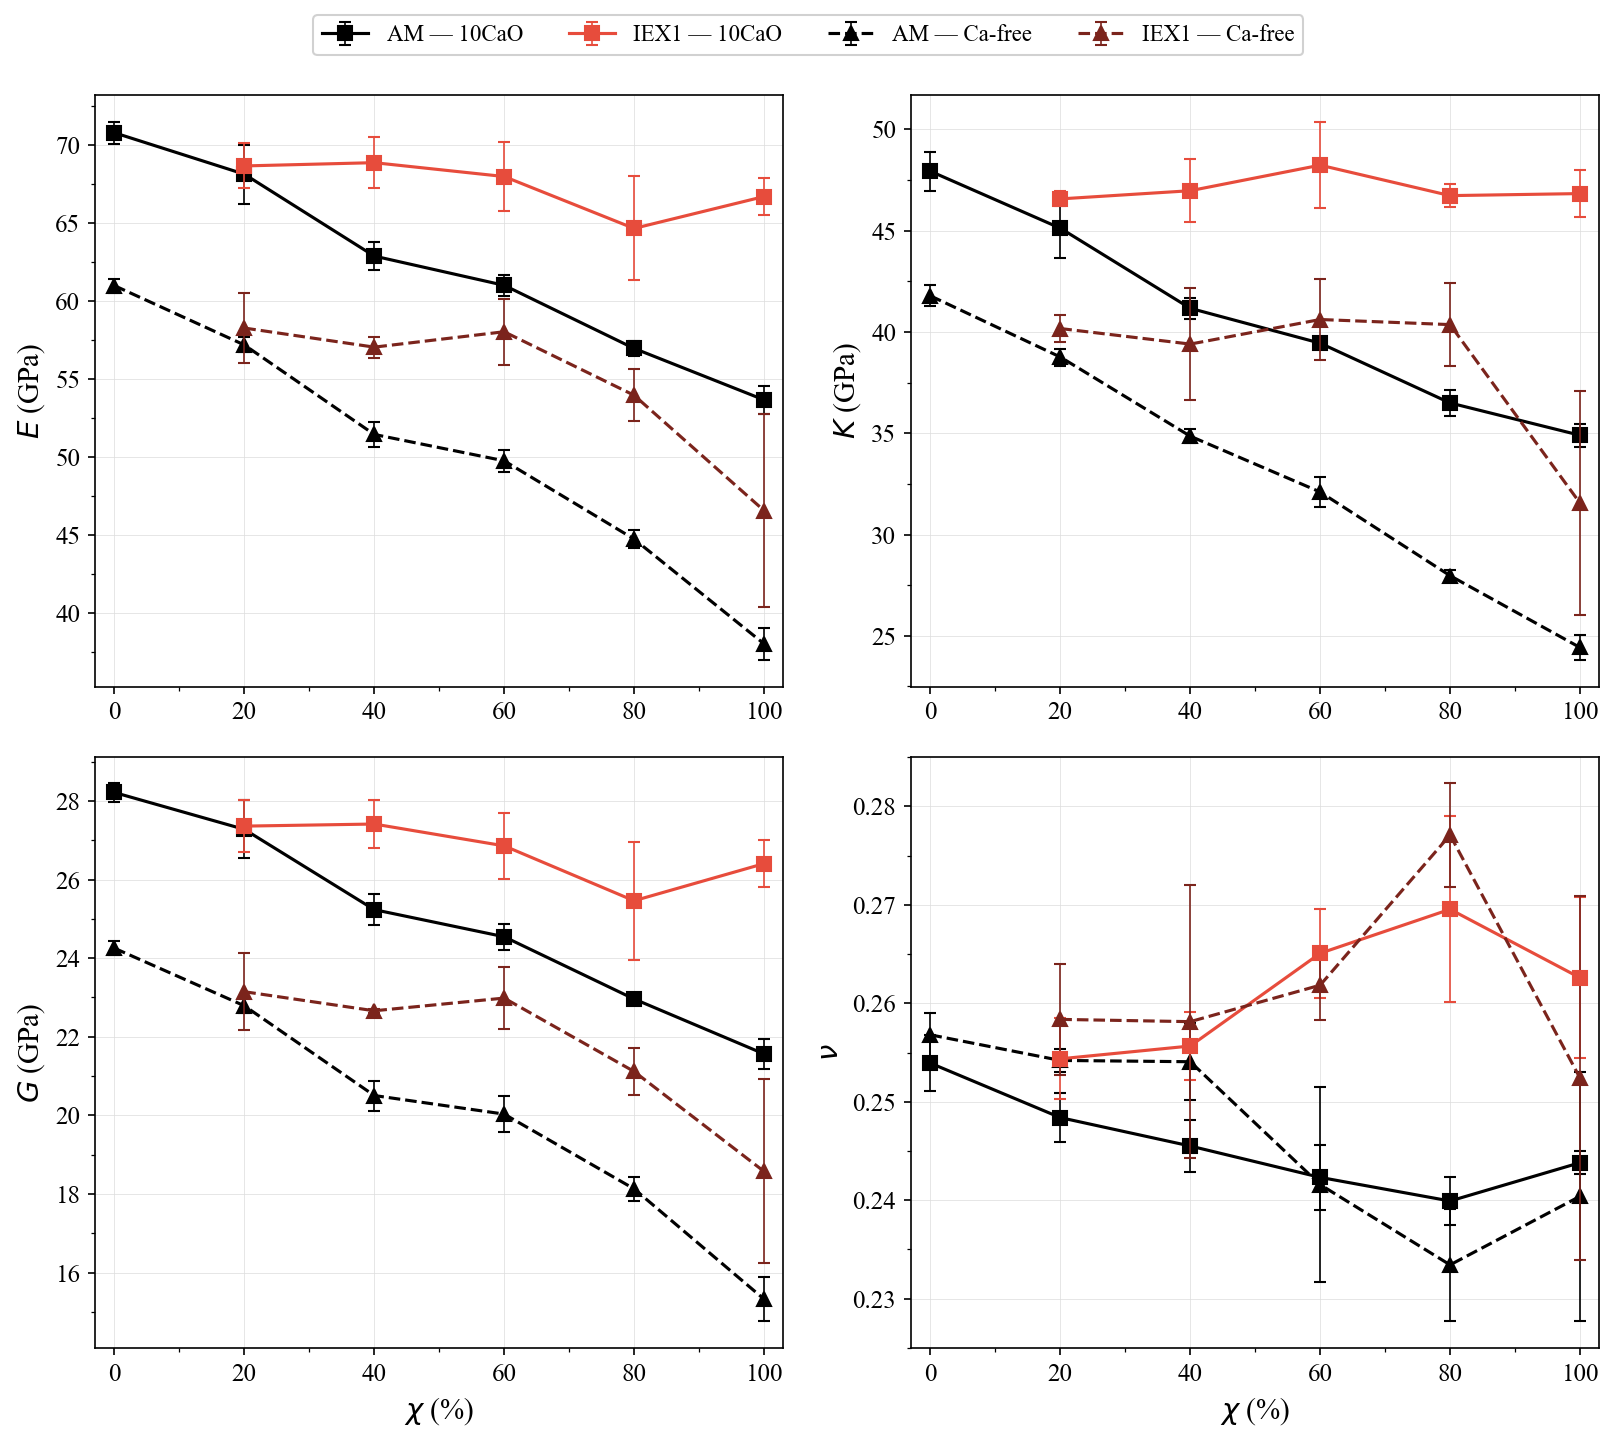

Generate this figure with Python:
"""
fig_elastic_T0_723K_comparison.py
Propiedades elásticas (E, K, G, nu) vs concentración relativa K2O/(Na2O+K2O)
Comparación CaO vs Ca-free — As-melted y IEX1, 723 K, PMMCS rc=8 Å

Cij file columns: C11..C56 KV GV K G E nu
Índices (0-based): 23=K, 24=G, 25=E, 26=nu
"""

import numpy as np
import matplotlib.pyplot as plt
import matplotlib.ticker as ticker
from pathlib import Path

HERE    = Path(__file__).parent
BASE    = HERE.parent

CAO_AM_RES   = BASE / "75SiO2_15-xNa2O_xK2O_10CaO" / "STAGE2_ELASTIC_T0"   / "results"
CAO_IEX1_RES = BASE / "75SiO2_15-xNa2O_xK2O_10CaO" / "STAGE5_ELASTIC_T0_PROTO1" / "results"
NOCA_AM_RES   = BASE / "75SiO2_25-xNa2O_xK2O" / "STAGE2_ELASTIC_T0"   / "results"
NOCA_IEX1_RES = BASE / "75SiO2_25-xNa2O_xK2O" / "STAGE5_ELASTIC_T0_PROTO1" / "results"

X_CAO_AM   = np.array([0, 3, 6, 9, 12, 15])
X_CAO_IEX1 = np.array([3, 6, 9, 12, 15])
X_NOCA_AM   = np.array([0, 5, 10, 15, 20, 25])
X_NOCA_IEX1 = np.array([5, 10, 15, 20, 25])

XREL_CAO_AM   = X_CAO_AM   / 15.0
XREL_CAO_IEX1 = X_CAO_IEX1 / 15.0
XREL_NOCA_AM   = X_NOCA_AM   / 25.0
XREL_NOCA_IEX1 = X_NOCA_IEX1 / 25.0

# Column indices in Cij file (0-based, after header)
I_K, I_G, I_E, I_NU = 23, 24, 25, 26


def read_cij(path):
    data = np.loadtxt(path, skiprows=1)
    return data  # shape (27,)


def load_am(x_vals, res_dir, tmpl):
    """Returns (n_x, 4) array: K, G, E, nu — mean; and (n_x, 4) std."""
    means, stds = [], []
    for x in x_vals:
        reps = []
        for r in (1, 2, 3):
            p = res_dir / tmpl.format(x=x, r=r)
            d = read_cij(p)
            reps.append([d[I_K], d[I_G], d[I_E], d[I_NU]])
        reps = np.array(reps)
        means.append(reps.mean(axis=0))
        stds.append(reps.std(axis=0, ddof=1))
    return np.array(means), np.array(stds)


def load_iex1(x_vals, res_dir, tmpl):
    means, stds = [], []
    for x in x_vals:
        reps = []
        for r in (1, 2, 3):
            p = res_dir / tmpl.format(x=x, r=r)
            d = read_cij(p)
            reps.append([d[I_K], d[I_G], d[I_E], d[I_NU]])
        reps = np.array(reps)
        means.append(reps.mean(axis=0))
        stds.append(reps.std(axis=0, ddof=1))
    return np.array(means), np.array(stds)


# ── Cargar datos ──────────────────────────────────────────────────────────────

cao_am_m,   cao_am_s   = load_am(X_CAO_AM,   CAO_AM_RES,
    "elastic_T0_Cij_PMMCS_rc8p0_x{x}_r{r}.txt")
cao_iex1_m, cao_iex1_s = load_iex1(X_CAO_IEX1, CAO_IEX1_RES,
    "elastic_T0_Cij_PMMCS_rc8p0_IEX1_xt{x}_r{r}.txt")
noca_am_m,   noca_am_s   = load_am(X_NOCA_AM,   NOCA_AM_RES,
    "elastic_T0_Cij_PMMCS_rc8p0_x{x}_r{r}.txt")
noca_iex1_m, noca_iex1_s = load_iex1(X_NOCA_IEX1, NOCA_IEX1_RES,
    "elastic_T0_Cij_PMMCS_rc8p0_IEX1_xt{x}_r{r}.txt")

# ── Figura ────────────────────────────────────────────────────────────────────

plt.rcParams.update({
    'font.family':     'Times New Roman',
    'font.size':       14,
    'axes.linewidth':  0.8,
    'xtick.direction': 'out',
    'ytick.direction': 'out',
})

C_AM        = 'black'
C_IEX1      = '#e74c3c'   # rojo claro — CaO
C_IEX1_DARK = '#7b241c'   # rojo oscuro — Ca-free
KW = dict(ms=7, lw=1.5, capsize=3, capthick=1.0, elinewidth=0.8)

props   = [2, 0, 1, 3]          # E, K, G, nu  (índices en columnas cargadas)
ylabels = [r'$E$ (GPa)', r'$K$ (GPa)', r'$G$ (GPa)', r'$\nu$']

fig, axes = plt.subplots(2, 2, figsize=(11, 10))
axes = axes.flatten()

for ax, pi, ylabel in zip(axes, props, ylabels):

    ax.errorbar(XREL_CAO_AM,   cao_am_m[:,pi],   yerr=cao_am_s[:,pi],
                color=C_AM,   marker='s', ls='-',  label='AM — 10CaO',   zorder=3, **KW)
    ax.errorbar(XREL_CAO_IEX1, cao_iex1_m[:,pi], yerr=cao_iex1_s[:,pi],
                color=C_IEX1,      marker='s', ls='-',  label='IEX1 — 10CaO',   zorder=4, **KW)
    ax.errorbar(XREL_NOCA_AM,   noca_am_m[:,pi],   yerr=noca_am_s[:,pi],
                color=C_AM,        marker='^', ls='--', label='AM — Ca-free',    zorder=3, **KW)
    ax.errorbar(XREL_NOCA_IEX1, noca_iex1_m[:,pi], yerr=noca_iex1_s[:,pi],
                color=C_IEX1_DARK, marker='^', ls='--', label='IEX1 — Ca-free', zorder=4, **KW)

    ax.set_ylabel(ylabel, fontsize=14)
    ax.set_xlim(-0.03, 1.03)
    ax.set_xticks([0.0, 0.2, 0.4, 0.6, 0.8, 1.0])
    ax.xaxis.set_major_formatter(ticker.FuncFormatter(lambda v, _: f'{v*100:.0f}'))
    ax.xaxis.set_minor_locator(ticker.AutoMinorLocator(2))
    ax.yaxis.set_minor_locator(ticker.AutoMinorLocator(2))
    ax.tick_params(labelsize=12, which='both')
    ax.grid(lw=0.35, color='#dddddd', zorder=0)
    for spine in ax.spines.values():
        spine.set_visible(True)
        spine.set_linewidth(0.8)

# x label solo en fila inferior
for ax in axes[2:]:
    ax.set_xlabel(r'$\chi$ (%)', fontsize=14)

fig.tight_layout(rect=[0, 0, 1, 0.93])

# Leyenda horizontal compartida, encima de los 4 paneles
handles, labels = axes[0].get_legend_handles_labels()
fig.legend(handles, labels,
           loc='upper center', ncol=4,
           fontsize=11, frameon=True, framealpha=0.9,
           edgecolor='#cccccc',
           bbox_to_anchor=(0.5, 0.97))
fig.savefig(HERE / 'fig_elastic_T0_723K_comparison.pdf', dpi=300, bbox_inches='tight')
fig.savefig(HERE / 'fig_elastic_T0_723K_comparison.png', dpi=150, bbox_inches='tight')
print(f"Guardado: {HERE / 'fig_elastic_T0_723K_comparison.pdf'}")
plt.close(fig)
